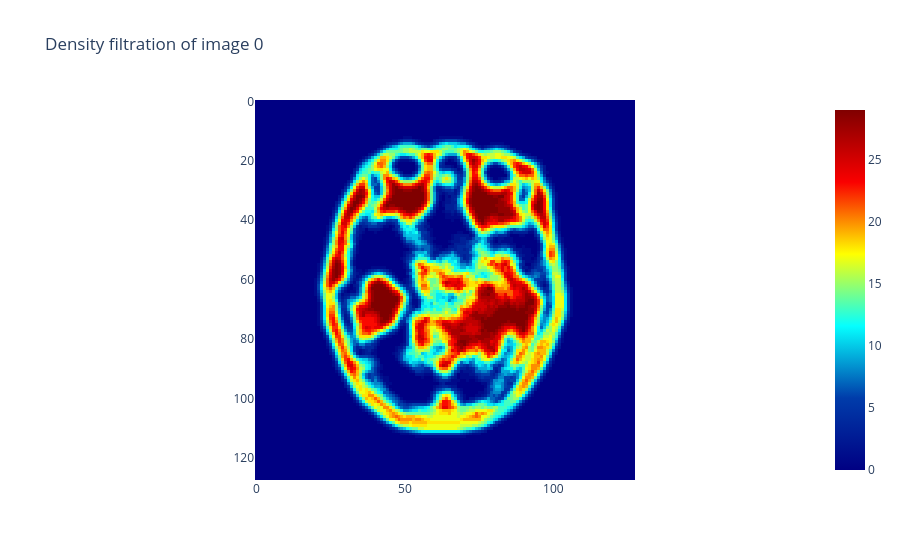

Notebook cell for this chart:
### Markdown cell above
We can see from the resulting plot that we've effectively transformed our binary image into a greyscale one, where the pixel values increase as we move from the upper-right to bottom-left of the image! These pixel values can be used to define a filtration of cubical complexes $\{K_i\}_{i\in \mathrm{Im}(I)}$, where $K_i$ contains all pixels with value less than the $i$th smallest pixel value in the greyscale image. In other words, $K_i$ is the $i$th sublevel set of the image's cubical complex $K$.

### Code cell
from gtda.images import DensityFiltration

density_filtration = DensityFiltration(radius=3, n_jobs=-1)
im8_density = density_filtration.fit_transform(im8_binarized)

density_filtration.plot(im8_density, colorscale="jet")

### Figure 1 — Plotly figure (JSON) as saved in the notebook; plotly's stock layout.template omitted (floating-point values rounded to 4 significant figures; data arrays with more than 128 entries replaced by an {"elided": "..."} marker saying what was removed)
{"data": [{"colorscale": [[0, "rgb(0,0,131)"], [0.2, "rgb(0,60,170)"], [0.4, "rgb(5,255,255)"], [0.6, "rgb(255,255,0)"], [0.8, "rgb(250,0,0)"], [1, "rgb(128,0,0)"]], "type": "heatmap", "z": {"elided": "128x128 int values"}}], "layout": {"plot_bgcolor": "white", "title": {"text": "Density filtration of image 0"}, "xaxis": {"constrain": "domain", "scaleanchor": "y"}, "yaxis": {"autorange": "reversed", "constrain": "domain"}}}
